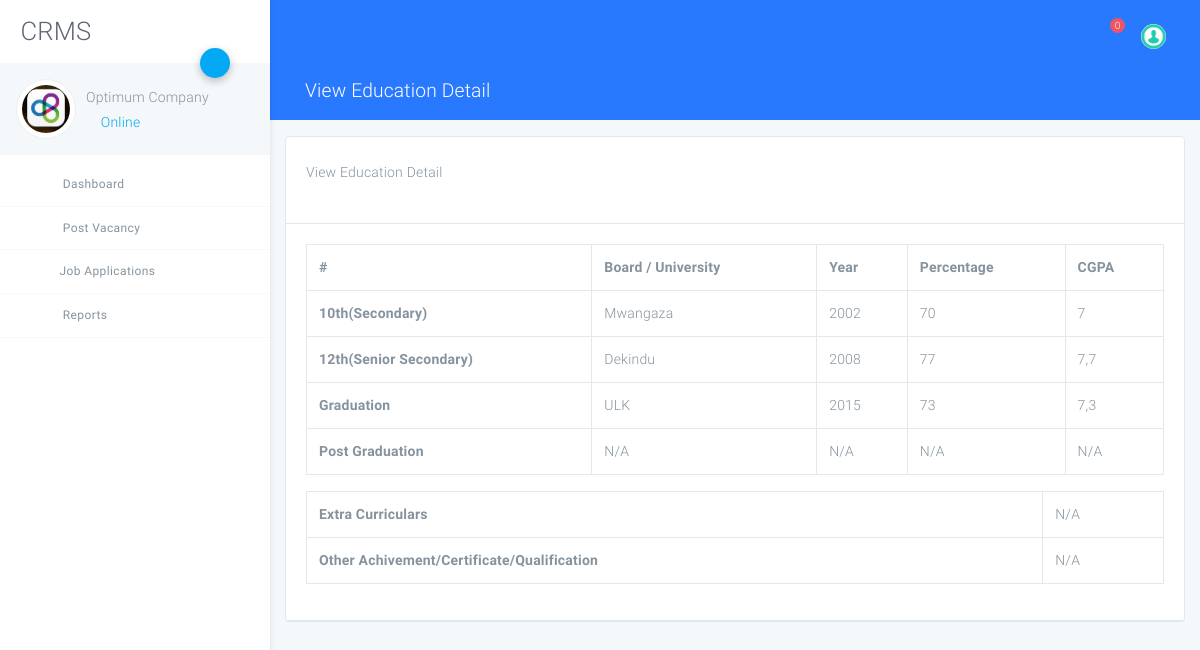
Screenshot of /company/view-education-detail.php?eduid=8 (signed in) with the database file from the repository.
### tables this page shows
CREATE TABLE `tblcompany` (
  `ID` int(10) NOT NULL,
  `CompanyName` varchar(120) DEFAULT NULL,
  `ContactPerson` varchar(100) DEFAULT NULL,
  `CompanyUrl` varchar(200) DEFAULT NULL,
  `CompanyAddress` mediumtext DEFAULT NULL,
  `MobileNumber` bigint(10) DEFAULT NULL,
  `CompanyEmail` varchar(200) DEFAULT NULL,
  `CompanyLogo` varchar(200) DEFAULT NULL,
  `Password` varchar(120) DEFAULT NULL,
  `CompanyRegdate` timestamp NOT NULL DEFAULT current_timestamp()
);

CREATE TABLE `tbleducation` (
  `ID` int(10) NOT NULL,
  `UserID` int(10) DEFAULT NULL,
  `SecondaryBoard` varchar(100) DEFAULT NULL,
  `SecondaryBoardyop` varchar(120) DEFAULT NULL,
  `SecondaryBoardper` varchar(120) DEFAULT NULL,
  `SecondaryBoardcgpa` varchar(120) DEFAULT NULL,
  `SSecondaryBoard` varchar(120) DEFAULT NULL,
  `SSecondaryBoardyop` varchar(120) DEFAULT NULL,
  `SSecondaryBoardper` varchar(120) DEFAULT NULL,
  `SSecondaryBoardcgpa` varchar(120) DEFAULT NULL,
  `GraUni` varchar(120) DEFAULT NULL,
  `GraUniyop` varchar(120) DEFAULT NULL,
  `GraUnidper` varchar(120) DEFAULT NULL,
  `GraUnicgpa` varchar(120) DEFAULT NULL,
  `PGUni` varchar(120) DEFAULT NULL,
  `PGUniyop` varchar(120) DEFAULT NULL,
  `PGUniper` varchar(120) DEFAULT NULL,
  `PGUnicgpa` varchar(120) DEFAULT NULL,
  `ExtraCurriculars` varchar(120) DEFAULT NULL,
  `OtherAchivement` varchar(120) DEFAULT NULL
);

### company/view-education-detail.php (the view, shortened to what this page needs)
<?php
include('includes/dbconnection.php');
if (strlen($_SESSION['crmscid']==0)) {
  header('location:logout.php');
  } else{
  ?>
<!DOCTYPE html>
<html lang="zxx">
<head>
    <link rel="stylesheet" href="assets/css/app.css">
</head>
<body class="light">
<div id="app">
<?php include_once('includes/sidebar.php');?>
<?php include_once('includes/header.php');?>
    <div class="page has-sidebar-left">
    <header class="blue accent-3 relative">
        <div class="container-fluid text-white">
            <div class="row p-t-b-10 ">
                <div class="col">
                    <h4>
                        <i class="icon-package"></i>
                        View Education Detail
                    </h4>
                </div>
            </div>
        </div>
    </header>
    <div class="animatedParent animateOnce">
        <div class="container-fluid my-3">
            <div class="row">
                <div class="col-md-12">
                    <div class="card">
                        <div class="card-body b-b">
                            <p>View Education Detail</p>
                        </div>
                        <div class="card-body b-b">
  <?php
 $edid=$_GET['eduid'];
$ret=mysqli_query($con,"select tbluser.ID, tbleducation.UserID,tbleducation.SecondaryBoard,tbleducation.SecondaryBoardyop,tbleducation.SecondaryBoardper,tbleducation.SecondaryBoardcgpa,tbleducation.SSecondaryBoard,tbleducation.SSecondaryBoardyop,tbleducation.SSecondaryBoardper,tbleducation.SSecondaryBoardcgpa,tbleducation.GraUni,tbleducation.GraUniyop,tbleducation.GraUnidper,tbleducation.GraUnicgpa,tbleducation.PGUni,tbleducation.PGUniyop,tbleducation.PGUniper,tbleducation.PGUnicgpa,tbleducation.ExtraCurriculars,tbleducation.OtherAchivement  from   tbleducation join tbluser on tbleducation.UserID=tbluser.ID where tbleducation.UserID='$edid'");
while ($row=mysqli_fetch_array($ret)) {
?>
<table class="table table-bordered table-hover data-tables">
<tr>
  <th>#</th>
   <th>Board / University</th>
    <th>Year</th>
     <th>Percentage</th>
       <th>CGPA</th>
</tr>
<tr>
<th>10th(Secondary)</th>
<td><?php  echo $row['SecondaryBoard'];?></td>
<td><?php  echo $row['SecondaryBoardyop'];?></td>
<td><?php  echo $row['SecondaryBoardper'];?></td>
<td><?php  echo $row['SecondaryBoardcgpa'];?></td>
</tr>
<tr>
<th>12th(Senior Secondary)</th>
<td><?php  echo $row['SSecondaryBoard'];?></td>
<td><?php  echo $row['SSecondaryBoardyop'];?></td>
<td><?php  echo $row['SSecondaryBoardper'];?></td>
<td><?php  echo $row['SSecondaryBoardcgpa'];?></td>
</tr>
<tr>
<th>Graduation</th>
<td><?php  echo $row['GraUni'];?></td>
<td><?php  echo $row['GraUniyop'];?></td>
<td><?php  echo $row['GraUnidper'];?></td>
<td><?php  echo $row['GraUnicgpa'];?></td>
</tr>
<tr>
<th>Post Graduation</th>
<td><?php  echo $row['PGUni'];?></td>
<td><?php  echo $row['PGUniyop'];?></td>
<td><?php  echo $row['PGUniper'];?></td>
<td><?php  echo $row['PGUnicgpa'];?></td>
</tr>
</table>
<table class="table table-bordered table-hover data-tables">
    <tr>
<th>Extra Curriculars</th>
<td> <?php  echo $row['ExtraCurriculars'];?></td>
</tr>
<tr>
<th>Other Achivement/Certificate/Qualification</th>
<td><?php  echo $row['OtherAchivement'];?></td>
</tr>
</table>
<?php } ?>
                        </div>
                    </div>
                </div>
            </div>
        </div>
    </div>
</div>
</div>
</body>
</html>
<?php }  ?>

### company/includes/sidebar.php (shortened to what this page needs)
<?php
include('includes/dbconnection.php');
  ?>
<aside class="main-sidebar fixed offcanvas shadow">
    <section class="sidebar">
        <div class="w-80px mt-3 mb-3 ml-3">
        <h2 align="center"> CRMS</h2>
        </div>
        <div class="relative">
            <a data-toggle="collapse" href="#userSettingsCollapse" role="button" aria-expanded="false"
               aria-controls="userSettingsCollapse" class="btn-fab btn-fab-sm fab-right fab-top btn-primary shadow1 ">
                <i class="icon icon-cogs"></i>
            </a>
            <div class="user-panel p-3 light mb-2">
                <div>
<?php
$cid=$_SESSION['crmscid'];
$ret=mysqli_query($con,"select CompanyName,CompanyLogo from tblcompany where ID='$cid'");
$row=mysqli_fetch_array($ret);
$name=$row['CompanyName'];
$logo=$row['CompanyLogo'];
?>
                    <div class="float-left image">
<img class="user_avatar" src="images/<?php echo $logo; ?>" alt="<?php echo $name; ?>" height="60">
                    </div>
                    <div class="float-left info">
                        <h6 class="font-weight-light mt-2 mb-1"><?php echo $name; ?></h6>
                        <a href="#"><i class="icon-circle text-primary blink"></i> Online</a>
                    </div>
                </div>
                <div class="clearfix"></div>
            </div>
        </div>
        <ul class="sidebar-menu">
            <li class="treeview"><a href="dashboard.php">
                <i class="icon icon-sailing-boat-water purple-text s-18"></i> <span>Dashboard</span>
            </a>
            </li>
            <li class="treeview"><a href="#">
                <i class="icon icon icon-package blue-text s-18"></i>
                <span>Post Vacancy</span>
            </a>
            </li>
            <li class="treeview"><a href="#"><i class="icon icon-documents3 text-blue s-18"></i>Job Applications<i
                    class="icon icon-angle-left s-18 pull-right"></i></a>
            </li>
            <li class="treeview ">
                <a href="#">
                    <i class="icon icon-package text-lime s-18"></i> <span>Reports</span>
                    <i class="icon icon-angle-left s-18 pull-right"></i>
                </a>
            </li>
        </ul>
    </section>
</aside>

### rows the page displays
tblcompany: CompanyLogo (picture), CompanyName "Optimum Company"
tbleducation: SecondaryBoard "Mwangaza", SecondaryBoardyop "2002", SecondaryBoardper "70", SecondaryBoardcgpa "7", SSecondaryBoard "Dekindu", SSecondaryBoardyop "2008", SSecondaryBoardper "77", SSecondaryBoardcgpa "7,7", GraUni "ULK", GraUniyop "2015", GraUnidper "73", GraUnicgpa "7,3", PGUni "N/A", PGUniyop "N/A", PGUniper "N/A", PGUnicgpa "N/A", ExtraCurriculars "N/A", OtherAchivement "N/A"

### other values shown
$num "0"
